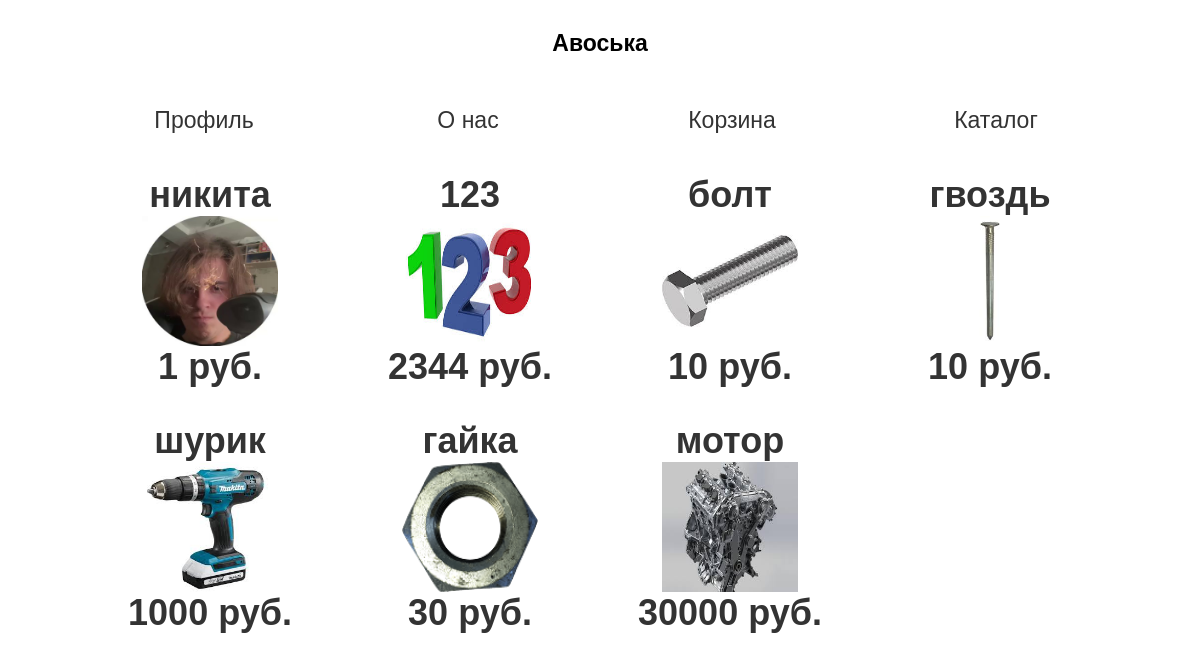
The page / on the database its author committed.
### mark/models.py (models this page shows, shortened)
class Product(models.Model):
    name = models.CharField(max_length=100)
    price = models.DecimalField(max_digits=10, decimal_places=0)
    img = models.ImageField(upload_to='img/', blank=True, null=True)

### mark/views.py (the view)
# urls.py: path('', views.index),
def index(request):
    try:
        user = request.user
        product = Product.objects.all()
        data = {'products':product, 'cartitem':CartItem.objects.filter(cart=user.id), 'user':user, 'cart':Cart.objects.get(user=user.id)}
    except:
        data = {'products':product}
    return render(request, 'mark/main.html',data)

### mark/templates/mark/main.html (shortened to what this page needs)
{% load static %}
<html lang="en">
<head>
    <link rel="stylesheet" href="{% static 'mark/css/main.css'  %}">
</head>
<body>
    {% include 'mark/header.html' %}
    <div class="archive">
        {% for product in products %}<div> <h1>{{product.name}}</h1> <img style="height:130px;width:60%;" src="{{ product.img }}" alt="no"> <h1>{{ product.price }} руб.</h1>
    {% if user.is_authenticated %}<button id="{{ product.id }}">Добавить в корзину</button>{% endif %}</div>{% endfor %}
    </div>
</body>
</html>

### mark/templates/mark/header.html (shortened to what this page needs)
{% load static %}
<link rel="stylesheet" href="{% static 'mark/css/header.css'  %}">
<div class="header">
    <h1>Авоська</h1>
    <a class="anim" href="{% if user.is_authenticated %}/profile{% else %}auth{% endif %}">Профиль</a>
    <a class="anim" href="">О нас</a>
    <a class="anim" href="/cart">Корзина</a>
    <a class="anim" href="/">Каталог</a>
</div>

### mark/static/mark/css/main.css (style rules this page uses)
* { margin: 0; padding: 0; }
body { margin: 0 auto; max-width:1920px; }
.header { padding: 20px; position:static; width: fit-content; margin:0% auto; }
.header a { text-align: center; display: inline-block; width: 100px; padding: 10 20 10 20; text-decoration: none; font-family: sans-serif; font-size: 23px; margin: 30 60 0 60; }
.header a { position: relative; text-decoration: none; color: #333; }
.anim::after { content: ""; position: absolute; bottom: 0; left: 0; width: 100%; height: 2px; background-color: #0074d9; transform: scaleX(0); transition: transform 0.3s ease; }
.header h1 { width:fit-content; padding:10 20 10 20; text-decoration: none; font-family: sans-serif; font-size: 23px; margin:0 auto; }
.archive { padding: 10px 8% 0 8%; display: grid; grid-template-columns: repeat(auto-fit, minmax(210px, 1fr)); grid-gap: 32px; grid-auto-flow: dense; }
.archive div { text-align: center; color: #333; font-family: sans-serif; font-size: 18px; }

### mark/static/mark/css/header.css (style rules this page uses)
* { margin: 0; padding: 0; }
body { margin: 0 auto; max-width:1920px; }
.header { padding: 20px; position:static; width: fit-content; margin:0% auto; }
.header a { text-align: center; display: inline-block; width: 100px; padding: 10 20 10 20; text-decoration: none; font-family: sans-serif; font-size: 23px; margin: 30 60 0 60; }
.header a { position: relative; text-decoration: none; color: #333; }
.anim::after { content: ""; position: absolute; bottom: 0; left: 0; width: 100%; height: 2px; background-color: #0074d9; transform: scaleX(0); transition: transform 0.3s ease; }
.header h1 { width:fit-content; padding:10 20 10 20; text-decoration: none; font-family: sans-serif; font-size: 23px; margin:0 auto; }

### rows shown on the page
Product: name "никита", img (picture), price "1"
Product: name "123", img (picture), price "2344"
Product: name "болт", img (picture), price "10"
Product: name "гвоздь", img (picture), price "10"
Product: name "шурик", img (picture), price "1000"
Product: name "гайка", img (picture), price "30"
Product: name "мотор", img (picture), price "30000"
